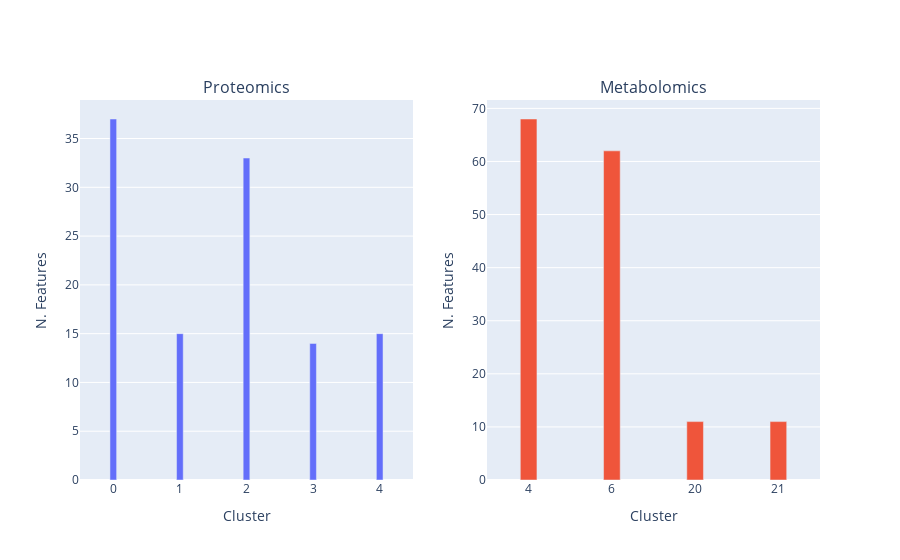

Source (notebook cell):
### Code cell
# Number of features per cluster

fig = make_subplots(rows=1, cols=2, subplot_titles=['Proteomics', 'Metabolomics'])
fig.add_trace(go.Bar(
    x=[str(i) for i in range(len(qqcom))],
    y=[len(i) for i in qqcom], width=0.1, showlegend=False
), row=1, col=1)

mmcl = [4,6,20,21]
fig.add_trace(go.Bar(
    x=[str(i) for i in range(len(mmcom)) if i in mmcl],
    y=[len(i) for n,i in enumerate(mmcom) if n in mmcl], width=0.2, showlegend=False
), row=1, col=2)
fig.update_xaxes(title='Cluster')
fig.update_yaxes(title='N. Features')

fig.show()
with open(file, 'a') as f:
    f.write(fig.to_html(full_html=False, include_plotlyjs='cdn', default_height='50%', default_width='80%'))

### Figure 1 — Plotly figure (JSON) as saved in the notebook; plotly's stock layout.template omitted (floating-point values rounded to 4 significant figures)
{"data": [{"showlegend": false, "type": "bar", "width": 0.1, "x": ["0", "1", "2", "3", "4"], "xaxis": "x", "y": [37, 15, 33, 14, 15], "yaxis": "y"}, {"showlegend": false, "type": "bar", "width": 0.2, "x": ["4", "6", "20", "21"], "xaxis": "x2", "y": [68, 62, 11, 11], "yaxis": "y2"}], "layout": {"annotations": [{"font": {"size": 16}, "showarrow": false, "text": "Proteomics", "x": 0.225, "xanchor": "center", "xref": "paper", "y": 1, "yanchor": "bottom", "yref": "paper"}, {"font": {"size": 16}, "showarrow": false, "text": "Metabolomics", "x": 0.775, "xanchor": "center", "xref": "paper", "y": 1, "yanchor": "bottom", "yref": "paper"}], "xaxis": {"anchor": "y", "domain": [0, 0.45], "title": {"text": "Cluster"}}, "xaxis2": {"anchor": "y2", "domain": [0.55, 1], "title": {"text": "Cluster"}}, "yaxis": {"anchor": "x", "domain": [0, 1], "title": {"text": "N. Features"}}, "yaxis2": {"anchor": "x2", "domain": [0, 1], "title": {"text": "N. Features"}}}}
